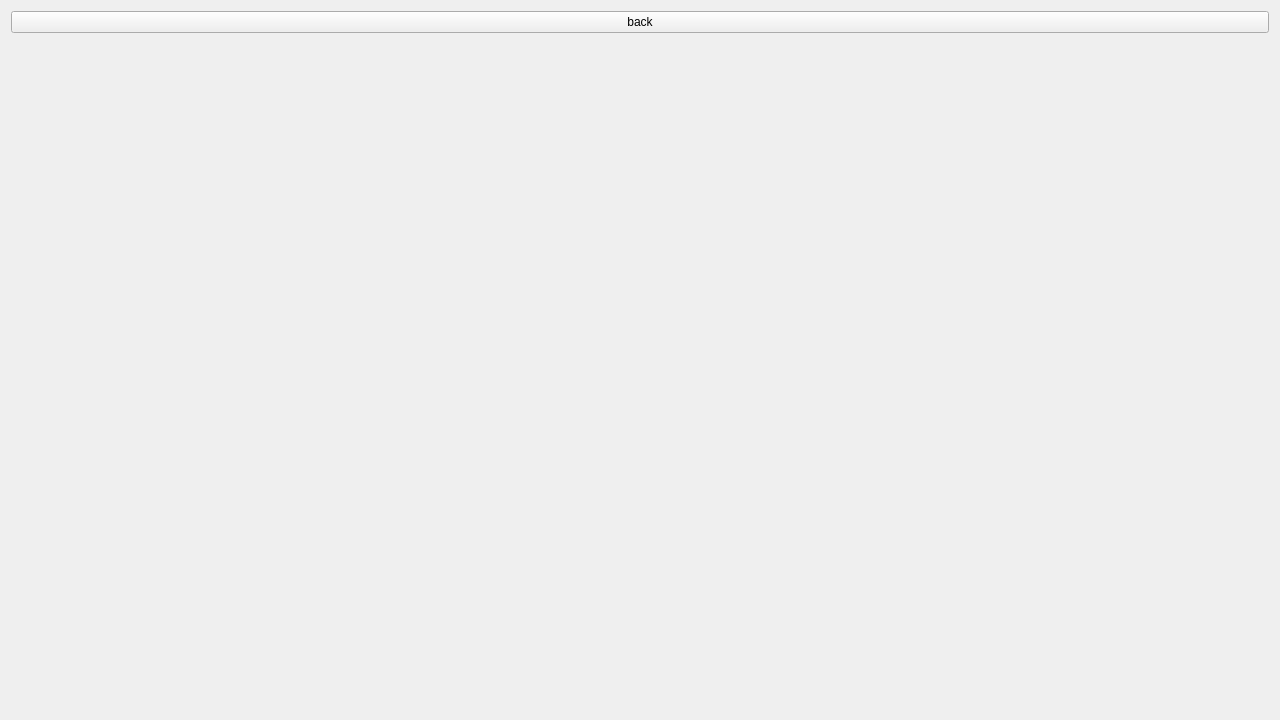
<?xml version="1.0" encoding="UTF-8"?>
<ui version="4.0">
 <class>SettingsWindow</class>
 <widget class="QWidget" name="SettingsWindow">
  <property name="geometry">
   <rect>
    <x>0</x>
    <y>0</y>
    <width>1280</width>
    <height>720</height>
   </rect>
  </property>
  <property name="windowTitle">
   <string>Form</string>
  </property>
  <layout class="QVBoxLayout" name="verticalLayout">
   <item>
    <widget class="QPushButton" name="pushButton">
     <property name="text">
      <string>back</string>
     </property>
    </widget>
   </item>
   <item>
    <widget class="QWidget" name="camera" native="true">
     <layout class="QVBoxLayout" name="verticalLayout_3"/>
    </widget>
   </item>
  </layout>
 </widget>
 <resources/>
 <connections/>
</ui>
